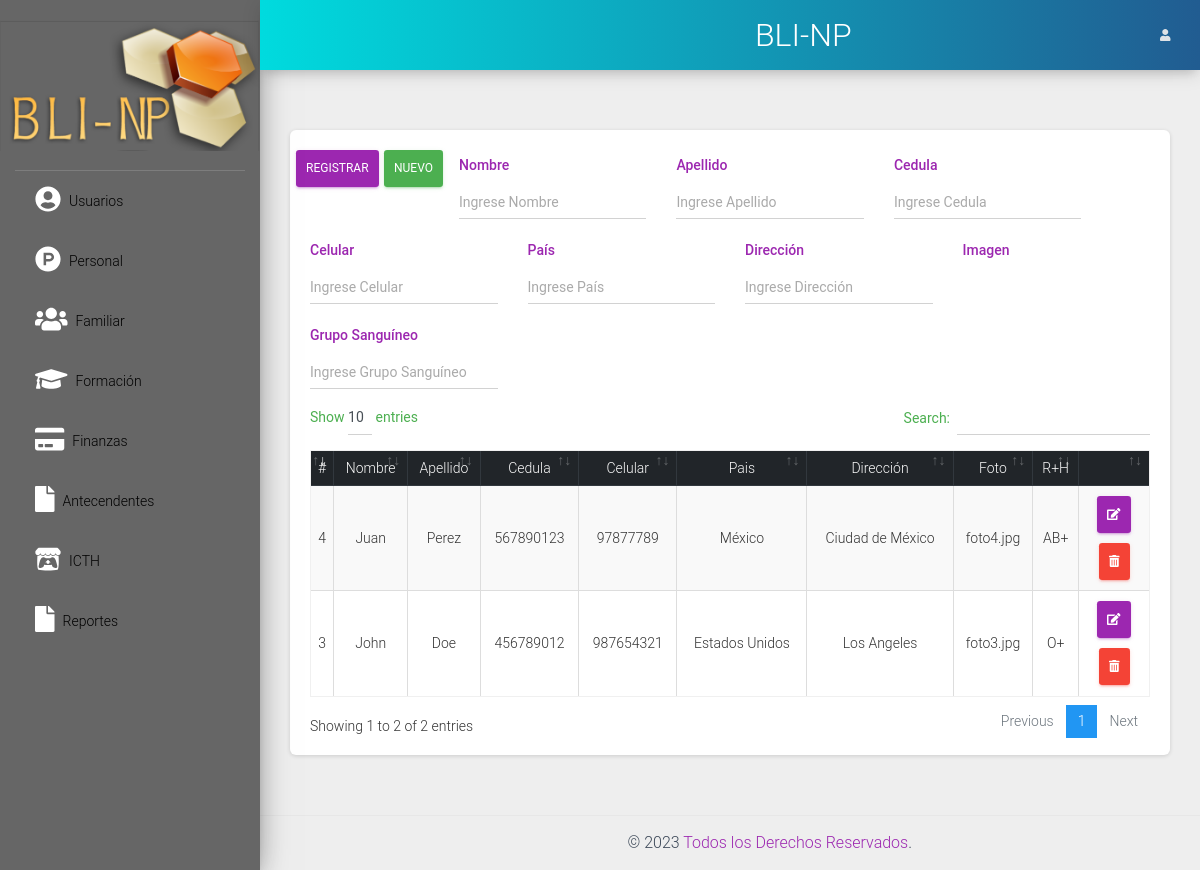
The app's page /src/clientes.php (signed in), older data.
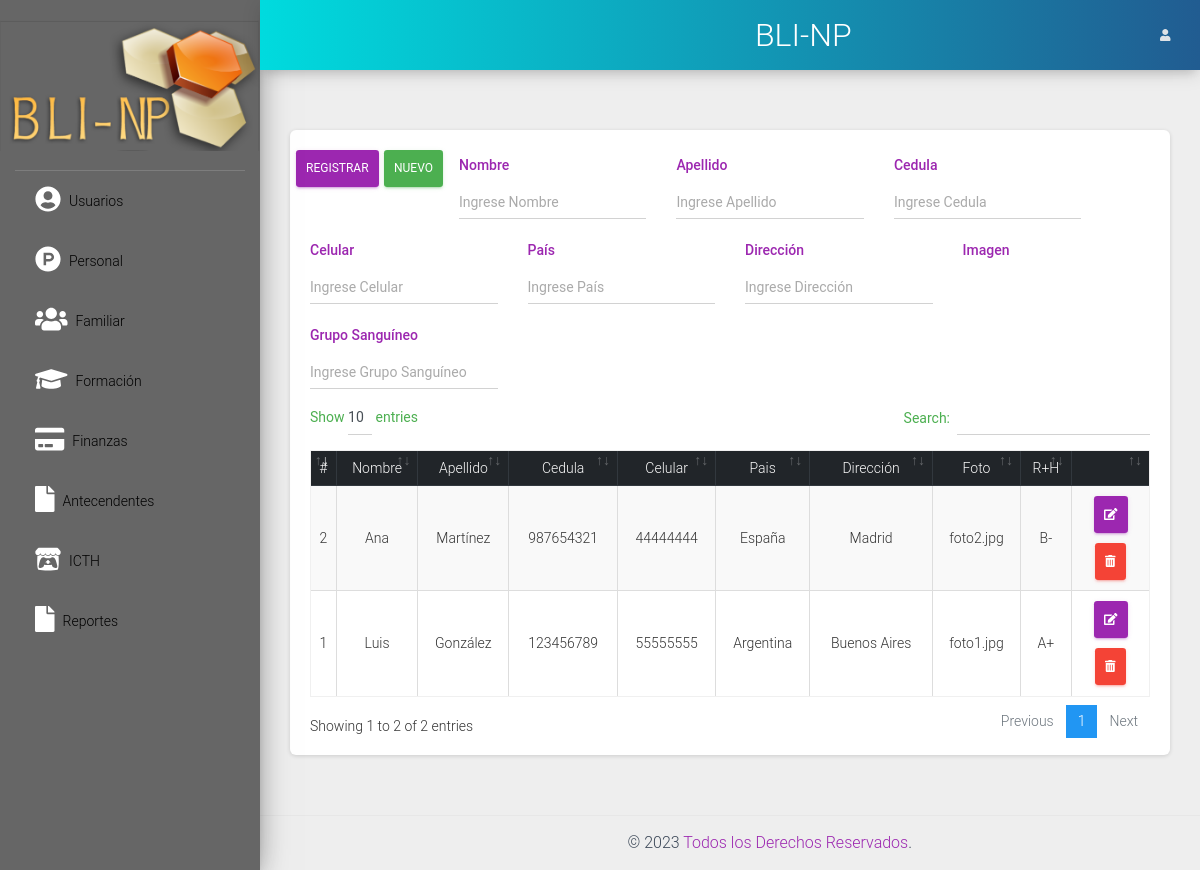
The same page, newer data.
### tables this page shows
CREATE TABLE `cliente` (
  `idcliente` int NOT NULL AUTO_INCREMENT,
  `nombre` varchar(100) NOT NULL,
  `apellido` varchar(100) NOT NULL,
  `cedula` varchar(20) NOT NULL,
  `celular` varchar(15) NOT NULL,
  `pais` varchar(100) NOT NULL,
  `direccion` varchar(200) NOT NULL,
  `foto` varchar(100) DEFAULT NULL,
  `grupo_sangre` varchar(10) DEFAULT NULL,
  PRIMARY KEY (`idcliente`)
);

### src/clientes.php (the view, shortened to what the changed rows need)
<?php
include_once "includes/header.php";
?>
<div class="card">
    <div class="card-body">
        <div class="row">
            <div class="col-md-12">
                <div class="table-responsive">
                    <table class="table table-striped table-bordered" id="tbl">
                        <thead class="thead-dark">
                            <tr>
                                <th>#</th>
                                <th>Nombre</th>
                                <th>Apellido</th>
                                <th>Cedula</th>
                                <th>Celular</th>
                                <th>Pais</th>
                                <th>Dirección</th>
                                <th>Foto</th>
                                <th>R+H</th>
                                <th></th>
                            </tr>
                        </thead>
                        <tbody>
                            <?php
                            include "../conexion.php";
                            $query = mysqli_query($conexion, "SELECT * FROM cliente");
                            $result = mysqli_num_rows($query);
                            if ($result > 0) {
                                while ($data = mysqli_fetch_assoc($query)) { ?>
                                    <tr>
                                        <td><?php echo $data['idcliente']; ?></td>
                                        <td><?php echo $data['nombre']; ?></td>
                                        <td><?php echo $data['apellido']; ?></td>
                                        <td><?php echo $data['cedula']; ?></td>
                                        <td><?php echo $data['celular']; ?></td>
                                        <td><?php echo $data['pais']; ?></td>
                                        <td><?php echo $data['direccion']; ?></td>
                                        <td><?php echo $data['foto']; ?></td>
                                        <td><?php echo $data['grupo_sangre']; ?></td>
                                        <td>
                                            <a href="#" onclick="editarCliente(<?php echo $data['idcliente']; ?>)" class="btn btn-primary"><i class='fas fa-edit'></i></a>
                                            <form action="eliminar_cliente.php?id=<?php echo $data['idcliente']; ?>" method="post" class="confirmar d-inline">
                                                <button class="btn btn-danger" type="submit"><i class='fas fa-trash-alt'></i> </button>
                                            </form>
                                        </td>
                                    </tr>
                            <?php }
                            } ?>
                        </tbody>
                    </table>
                </div>
            </div>
        </div>
    </div>
</div>
<?php include_once "includes/footer.php"; ?>

Row changes from the older to the newer data that the page shows:
removed cliente: idcliente "3", nombre "John", apellido "Doe", cedula "456789012", celular "987654321", pais "Estados Unidos", direccion "Los Angeles", foto "foto3.jpg", grupo_sangre "O+"
removed cliente: idcliente "4", nombre "Juan", apellido "Perez", cedula "567890123", celular "97877789", pais "México", direccion "Ciudad de México", foto "foto4.jpg", grupo_sangre "AB+"
added cliente: idcliente "1", nombre "Luis", apellido "González", cedula "123456789", celular "55555555", pais "Argentina", direccion "Buenos Aires", foto "foto1.jpg", grupo_sangre "A+"
added cliente: idcliente "2", nombre "Ana", apellido "Martínez", cedula "987654321", celular "44444444", pais "España", direccion "Madrid", foto "foto2.jpg", grupo_sangre "B-"
